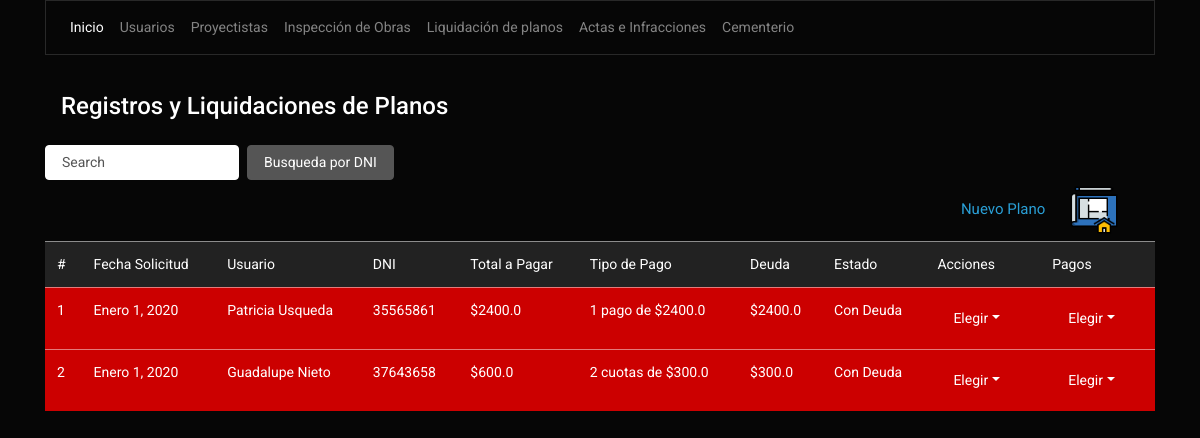
The page /plano/listar/ on the database its author committed.
### plano/models.py (models this page shows, shortened)
class Plano(models.Model):
    fecha = models.DateField()
    usuario = models.ForeignKey(Usuario, null=False, blank=False, on_delete=models.CASCADE)
    proyectista = models.ForeignKey(Proyectista, null=False, blank=False, on_delete=models.CASCADE)
    dir_obra = models.CharField(max_length=50)
    precio_metro = models.IntegerField()
    metros = models.IntegerField()
    total = models.FloatField(editable=False)
    cuota = models.IntegerField()
    deuda = models.FloatField(editable=False)
    pago = models.FloatField(default=0)
    fecha_pago = models.DateField(null=True, blank= True)
    pago2 = models.FloatField(default=0)
    fecha_pago2 = models.DateField(null=True, blank= True)
    pago3 = models.FloatField(default=0)
    fecha_pago3 = models.DateField(null=True, blank= True)
    pago4 = models.FloatField(default=0)
    fecha_pago4 = models.DateField(null=True, blank= True)
    valor_cuota = models.FloatField(editable=False)
    s_cuota1 = models.FloatField(editable=False)
    s_cuota2 = models.FloatField(editable=False)
    s_cuota3 = models.FloatField(editable=False)
    s_cuota4 = models.FloatField(editable=False)

### usuario/models.py (models this page shows, shortened)
class Usuario(models.Model):
    nombre = models.CharField(max_length=50)
    dni = models.CharField(max_length=8, unique=True)
    direccion = models.CharField(max_length=50, verbose_name='dirección')
    catastro = models.CharField(max_length=50)
    tel = models.CharField(max_length=10, null=True, blank=True)

### plano/views.py (the view)
# urls.py: path('listar/', views.plano_list.as_view(), name='plano_listar'),
class plano_list(ListView):
    model = Plano
    template_name = 'plano/plano_list.html'
    paginate_by = 7

### templates/plano/plano_list.html (shortened to what this page needs)
{% extends 'base/base.html' %}
{% load static %}
{% block content %}
<br>
<h5 class="p-3">Registros y Liquidaciones de Planos</h5>
<form class="form-inline my-2 my-lg-0" type="get" method="POST" action="{%url 'plano_buscar'%}" >
    <input class="form-control mr-sm-2" type="text" placeholder="Search" name="buscalo" id="busca">
    <button class="btn btn-secondary my-2 my-sm-0" type="submit" href="" id="botonBus">Busqueda por DNI</button>
</form>
    <a class="navbar-brand float-right" href="{%url 'plano_nuevo'%}" style="font-size:15px;">Nuevo Plano
        <img class="boton-circulo ecirculo" src="{% static 'img/arquitectura.png' %}" style="width:50px;height:auto;">
    </a>
<table class="table table-hover">
    <thead>
    <tr class="table-light" >
        <td scope="col">#</td>
        <td scope="col">Fecha Solicitud</td>
        <td scope="col">Usuario</td>
        <td scope="col">DNI</td>
        <td scope="col">Total a Pagar</td>
        <td scope="col">Tipo de Pago</td>
        <td scope="col">Deuda</td>
        <td scope="col">Estado</td>
        <td scope="col">Acciones</td>
        <td scope="col">Pagos</td>
    </tr>
    </thead>
    <tbody>
        {% if object_list%}
            {%for plano in object_list%}
                {% if plano.deuda == 0 %}
        <tr class="table-success">
                {% elif plano.deuda %}
            <tr class="table-danger">
                {% else %}
                <tr class="table-danger">
                    {% endif %}
                    <td>{{plano.id}}</td>
                    <td>{{plano.fecha}}</td>
                    <td>{{plano.usuario.nombre}}</td>
                    <td>{{plano.usuario.dni}}</td>
                    <td>${{plano.total}}</td>
                    {% if plano.cuota == 1 %}
                    <td>1 pago de ${{plano.total}}</td>
                    {% elif plano.cuota == 2 %}
                    <td>2 cuotas de ${{plano.valor_cuota}}</td>
                    {% elif plano.cuota == 3 %}
                    <td>3 cuotas de ${{plano.valor_cuota}}</td>
                    {% elif plano.cuota == 4 %}
                    <td>4 cuotas de ${{plano.valor_cuota}}</td>
                    {% endif %}
                    <td>${{plano.deuda}}</td>
                    {% if plano.deuda == 0 %}
                    <td>Deuda Saldada</td>
                    {% else %}
                    <td>Con Deuda</td>
                    {% endif %}
                    <td>
                        <ul class="nav nav-pills">
                          <li class="nav-item dropdown">
                            <a class="nav-link dropdown-toggle" data-toggle="dropdown" href="#" role="button" aria-haspopup="true" aria-expanded="false">Elegir</a>
                          </li>
                        </ul>
                    </td>
                    <td>
                        <ul class="nav nav-pills">
                          <li class="nav-item dropdown">
                            <a class="nav-link dropdown-toggle" data-toggle="dropdown" href="#" role="button" aria-haspopup="true" aria-expanded="false">Elegir</a>
                          </li>
                        </ul>
                    </td>
                </tr>
                {%endfor%} {% else %}
                <div class="alert alert-dismissible alert-success">
                    <button type="button" class="close" data-dismiss="alert">&times;</button>
                    <strong>Ups! </strong>tú busqueda no dio resultados, <a href="{%url 'plano_listar'%}" class="alert-link">intentalo de nuevo</a>.
                </div>
                {%endif%}
    </tbody>
</table>
{% endblock%}

### static/css/estilos.css (style rules this page uses)
.boton-circulo { width: 120px; margin-left:20px; margin-right:20px; }

### rows shown on the page
Plano: id "1", fecha "Enero 1, 2020", usuario.nombre "Patricia Usqueda", usuario.dni "35565861", total "2400.0", deuda "2400.0", shows "Con Deuda"
Plano: id "2", fecha "Enero 1, 2020", usuario.nombre "Guadalupe Nieto", usuario.dni "37643658", total "600.0", valor_cuota "300.0", deuda "300.0", shows "Con Deuda"
